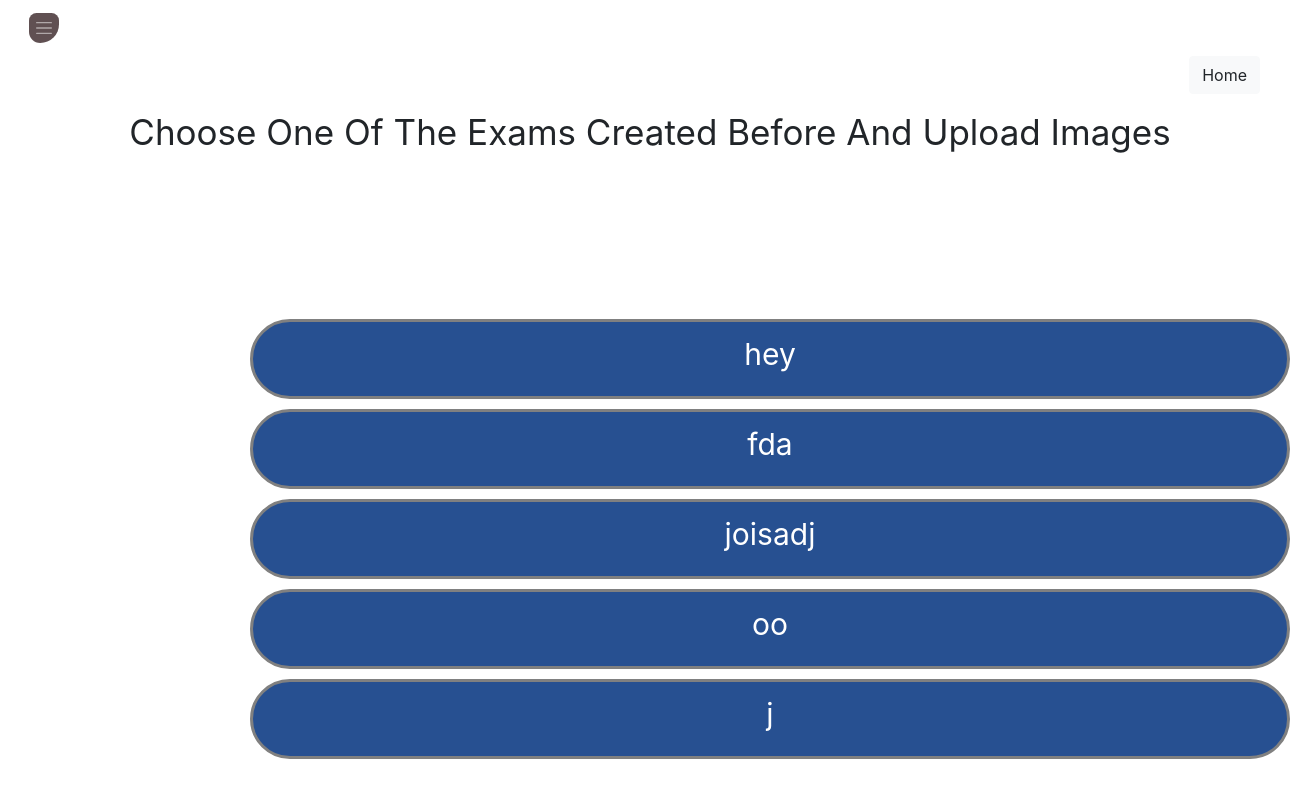
Page /functions/eval/ (signed in) on the earlier database version.
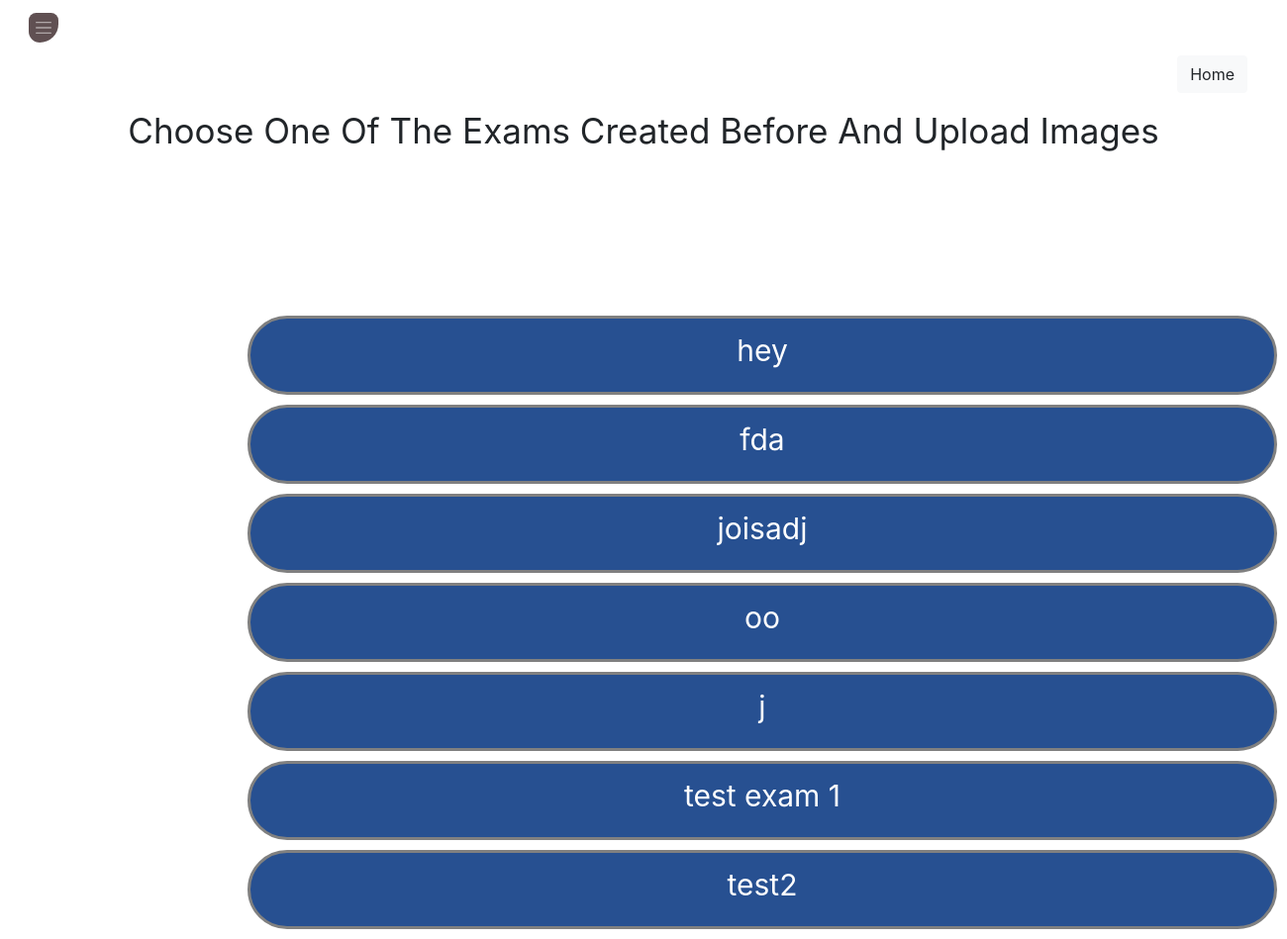
Same page on the later database version.
### functions/models.py (models this page shows, shortened)
class Exam(models.Model):
        user = models.ForeignKey(User,on_delete=models.CASCADE)
        exam_name = models.CharField(max_length = 200)
        ansKey = models.FileField(null=False,blank=False,upload_to='exams/answer_key/' )
        ansKeyImg = models.FileField(null=False,blank=False,upload_to='exams/answer_key_img/' )
        template = models.ForeignKey(omr_templates,on_delete=models.PROTECT)

### functions/views.py (the view)
# urls.py: path('eval/',login_required(eval.as_view()),name='exam-eval'),
class eval(ListView):
        template_name = 'eval_selection.html'
        context_object_name = 'exams'
        def get_queryset(self):
            return Exam.objects.filter(user=self.request.user)

### functions/templates/eval_selection.html (shortened to what this page needs)
{% extends 'base.html' %}
{% load static %}
{% block link %}
<link rel="stylesheet" href="{% static "css/all_templates.css" %}">
{% endblock link %}
{% block content %}
<div class="pos-f-t">
<nav class="navbar navbar-dark">
  <button class="navbar-toggler" type="button" data-toggle="collapse" data-target="#navbarToggleExternalContent" aria-controls="navbarToggleExternalContent" aria-expanded="false" aria-label="Toggle navigation">
    <span class="navbar-toggler-icon"></span>
  </button>
</nav>
</div>
<a href="{% url 'home-page'%}"><h3 class="homeNav"><button type="button" class="btn btn-light">Home</button></h3></a>
<div class="text-center" style="margin:50px;text-align: center; font-size:35px; ">
Choose One Of The Exams Created Before And Upload Images</div>
<div class="template-list" style=" padding-left:30vh; margin-top:20vh; text-align: center; height: auto; width:auto; font-size:24px;">
  {% for exam in exams %}
  <a style="margin:10px; padding-left:40vh; padding-right:40vh; display:block; width:130vh; height:10vh; background-color:#275091;
  color:white; border: 3px solid gray; border-radius:50px; font-size:30px; padding-top:10px; color:white;" href="/functions/exam-detail/{{exam.exam_name}}/inputs">{{exam.exam_name}}</a>
  {% endfor %}
</div>
{% endblock content %}

### templates/base.html (shortened to what this page needs)
<!DOCTYPE html>
<html lang="en" dir="ltr">
  <head>
    <link rel="stylesheet" href="https://stackpath.bootstrapcdn.com/bootstrap/4.3.1/css/bootstrap.min.css">
    <link rel="stylesheet" href="https://unpkg.com/bootstrap-table@1.15.5/dist/bootstrap-table.min.css">
    <link href="https://cdnjs.cloudflare.com/ajax/libs/x-editable/1.5.1/bootstrap3-editable/css/bootstrap-editable.css" rel="stylesheet">
    {% block link %}
    {% endblock link %}
  </head>
  <body>
{% block content %}
{% endblock content %}
  </body>
</html>

### Static_dev/static/css/all_templates.css (style rules this page uses)
.navbar-toggler-icon { background-color: #605052; background-size: 20px; border-radius: 20px 20px 50px 30px; }
a:-webkit-any-link { color: -webkit-link; cursor: pointer; text-decoration: none; background-color: transparent; }
.homeNav { float:right; margin-right:40px; }

Differences in the rows shown:
added Exam: exam_name "test exam 1"
added Exam: exam_name "test2"
